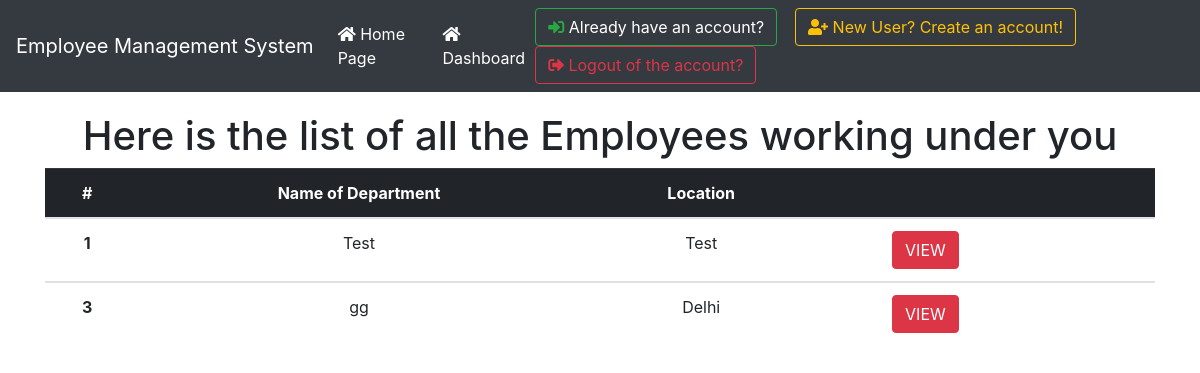
The app's page /allDept (signed in) with its own data.
### emp_app/models.py (models this page shows, shortened)
class Department(models.Model):
    name = models.CharField(max_length=256)
    location = models.CharField(max_length=256)

### emp_app/views.py (the view)
# urls.py: path('allDept', views.allDept.as_view(), name='allDept'),
class allDept(LoginRequiredMixin, ListView):
    model = models.Department
    template_name = 'emp_app/allDept.html'
    context_object_name = 'allDeptList'

### templates/emp_app/allDept.html (shortened to what this page needs)
{% extends 'index.html' %} {% block content %}
<div class="container" style="text-align: center; margin-top: 20px;">
    <h1>Here is the list of all the Employees working under you</h1>
    <table class="table">
        <thead class="table-dark ">
            <tr>
                <th scope="col">#</th>
                <th scope="col">Name of Department</th>
                <th scope="col">Location</th>
                <th scope="col"></th>
                <th scope="col"></th>
                <th scope="col"></th>
            </tr>
        </thead>
        {%for d in allDeptList%}
        <tbody>
            <tr>
                <th scope="row">{{d.id}}</th>
                <td>{{d.name}}</td>
                <td>{{d.location}}</td>
                <td><a type="button" href="{% url 'viewDept' d.pk %}" class="btn btn-danger">VIEW</a></td>
            </tr>
        </tbody>{%endfor%}
    </table>
</div>
{%endblock%}

### records on screen
Department: id "1", name "Test", location "Test"
Department: id "3", name "gg", location "Delhi"
